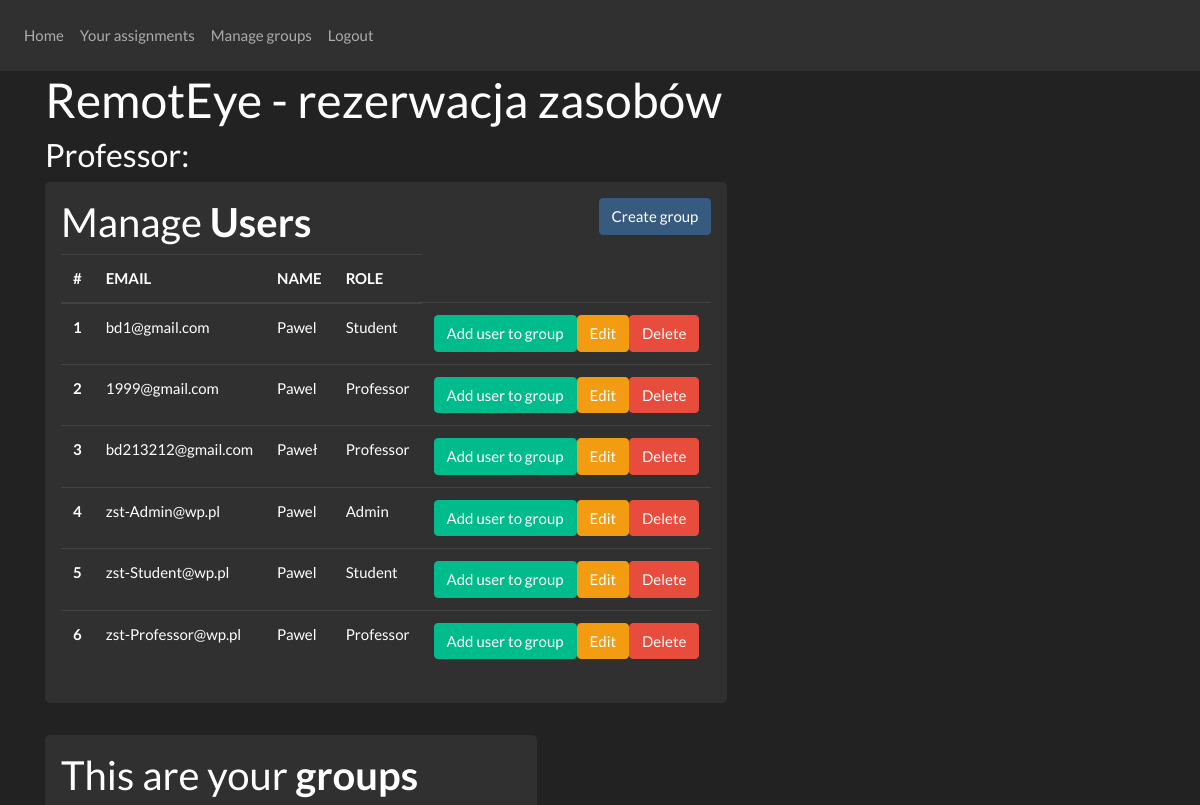
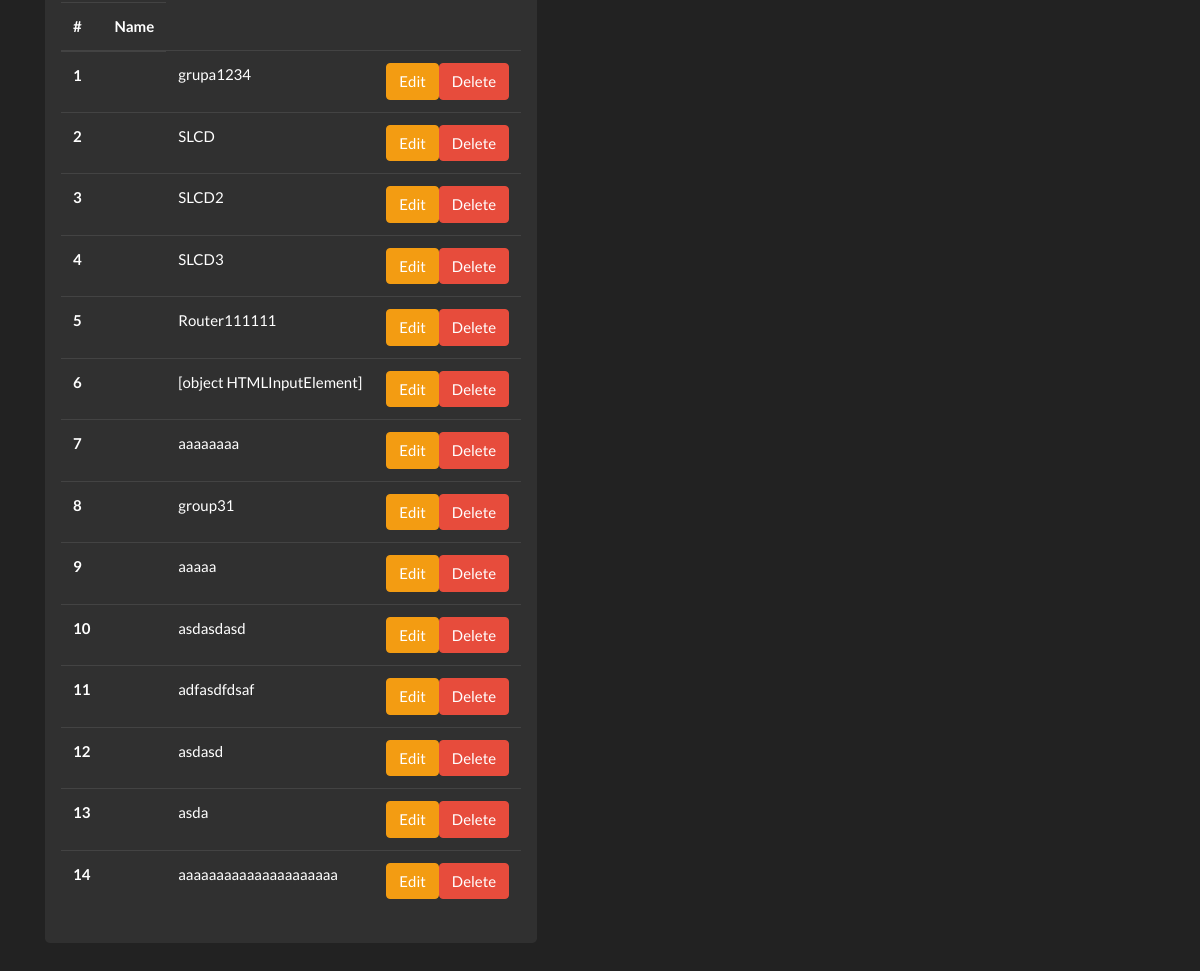
The app's page /main (signed in) with its own data (2 pictures, top to bottom).
### website/models.py (models this page shows)
class User(db.Model, UserMixin):
    id = db.Column(db.Integer, primary_key=True)
    email = db.Column(db.String(150), unique=True)
    password = db.Column(db.String(150))
    first_name = db.Column(db.String(150))
    role = db.Column(db.String)

class Group(db.Model):
    id = db.Column(db.Integer, primary_key=True)
    id_owner = db.Column(db.Integer, db.ForeignKey('user.id'))
    name_group = db.Column(db.String(150))

### website/views.py (the view)
@views.route('/main', methods=['GET'])
@login_required
def get_main_page():
    return render_template("home.html",
                           current_user=current_user,
                           users=show_users(),
                           groups=show_groups(),
                           groups_for_current_professor=show_groups_for_current_professor(),
                           user_has_permission=user_has_permission,
                           )

### website/permissions.py (called while the page is built)
def user_has_permission(permission):
    return permission in role_permissions[current_user.role]

### website/request_to_database.py (called while the page is built)
def show_users():
    results = db.session.query(User).all()
    return results

def show_groups():
    results = db.session.query(Group).all()
    return results

def show_groups_for_current_professor():
    results = filter(lambda group: group.id_owner == current_user.id, db.session.query(Group).all())
    return results

### website/templates/home.html (shortened to what this page needs)
{% extends "base.html" %}{% block title %}RemotEye - {{ current_user.role }}{% endblock %}
{% block content %}
    <h1> RemotEye - rezerwacja zasobów </h1>
    <h3> {{ current_user.role }}: </h3>
    <form method="get" action="/main">
        <div class="container">
            <div class="row">
                {% include "table-users.html" %}
                {% include "professors-groups.html" %}
            </div>
        </div>
    </form>
{% endblock %}

### website/templates/base.html (shortened to what this page needs)
<!DOCTYPE html>
<html>
<head>
    <link
            rel="stylesheet"
            href="https://stackpath.bootstrapcdn.com/bootstrap/4.4.1/css/bootstrap.min.css"
    />
    <link
            rel="stylesheet"
            href="https://cdn.jsdelivr.net/npm/bootswatch@4.5.2/dist/darkly/bootstrap.min.css"
    />
</head>
<body>
<nav class="navbar navbar-expand-lg navbar-dark bg-dark">
    <div class="collapse navbar-collapse" id="navbar">
        <div class="navbar-nav">
            {% if current_user.is_authenticated %}
                <a class="nav-item nav-link" id="home" href="/main">Home</a>
                <a class="nav-item nav-link" id="your-assignments" href="/your-assignments">Your assignments</a>
                {% if user_has_permission("manage_groups") %}
                    <a class="nav-item nav-link" id="manage-groups" href="/manage-groups">Manage groups</a>
                {% endif %}
                <a class="nav-item nav-link" id="logout" href="/logout">Logout</a>
            {% else %}
                <a class="nav-item nav-link" id="login" href="/">Login</a>
                <a class="nav-item nav-link" id="signUp" href="/sign-up">Sign Up</a>
            {% endif %}
        </div>
    </div>
</nav>
<div class="container">{% block content %} {% endblock %}</div>
</body>
</html>

### website/templates/table-users.html (shortened to what this page needs)
{% if user_has_permission("table_users") %}
    <div class="jumbotron p-3">
        <h2> Manage <b> Users </b>
            <button type="button"
                    class="btn btn-primary float-right"
                    data-toggle="modal"
                    data-target="#create-group-modal">Create group
            </button>
        </h2>
        <table class="table table-hover table-dark">
            <thead>
            <tr>
                <th scope="col"> #</th>
                <th scope="col"> EMAIL</th>
                <th scope="col"> NAME</th>
                <th scope="col"> ROLE</th>
            </tr>
            </thead>
            {% for user in users %}
                <tr>
                    <th scope="row"> {{ user.id }} </th>
                    <td> {{ user.email }} </td>
                    <td> {{ user.first_name }} </td>
                    <td> {{ user.role }} </td>
                    <td>
                        <a href=""
                           class="btn btn-danger btn-xs float-right"
                           onclick="return confirm('Are you sure to delete?')">Delete</a>
                        <a href=""
                           class="btn btn-warning btn-xs float-right"
                           data-toggle="modal"
                           data-target="#modaledit">Edit</a>
                        <a href=""
                           class="btn btn-success btn-xs float-right"
                           data-toggle="modal"
                           data-target="#add_user_to_group"
                           id="button_add_user_to_group-{{ user.id }}"
                           onclick="sendIdButtonForUser(this.id)">Add user to group</a>
                    </td>
                </tr>
            {% endfor %}
        </table>
    </div>
{% endif %}

### website/templates/professors-groups.html
{% if user_has_permission("groups_for_current_professor") %}
    <div class="jumbotron p-3">
        <h2> This are your <b> groups </b></h2>
        <table class="table table-hover table-dark">
            <thead>
            <tr>
                <th scope="col"> #</th>
                <th scope="col"> Name</th>
            </tr>
            </thead>
            {% for group in groups_for_current_professor %}
                <tr>
                    <th scope="row"> {{ loop.index }}
                    <th>
                    <td> {{ group.name_group }} </td>
                    <td>
                        <a href="" class="btn btn-danger btn-xs float-right"
                           onclick="return confirm('Are you sure to delete?')">Delete</a>
                        <a href="" class="btn btn-warning btn-xs float-right" data-toggle="modal"
                           data-target="#modaledit">Edit</a>
                    </td>
                </tr>
            {% endfor %}
        </table>
    </div>
{% endif %}

### records on screen
User: role "Professor", id "6", email "zst-Professor@wp.pl", first_name "Pawel"
User: id "1", email "bd1@gmail.com", first_name "Pawel", role "Student"
User: id "2", email "1999@gmail.com", first_name "Pawel", role "Professor"
User: id "3", email "bd213212@gmail.com", first_name "Paweł", role "Professor"
User: id "4", email "zst-Admin@wp.pl", first_name "Pawel", role "Admin"
User: id "5", email "zst-Student@wp.pl", first_name "Pawel", role "Student"
Group: name_group "grupa1234"
Group: name_group "SLCD"
Group: name_group "SLCD2"
Group: name_group "SLCD3"
Group: name_group "Router111111"
Group: name_group "[object HTMLInputElement]"
Group: name_group "aaaaaaaa"
Group: name_group "group31"
Group: name_group "aaaaa"
Group: name_group "asdasdasd"
Group: name_group "adfasdfdsaf"
Group: name_group "asdasd"
Group: name_group "asda"
Group: name_group "aaaaaaaaaaaaaaaaaaaaa"
